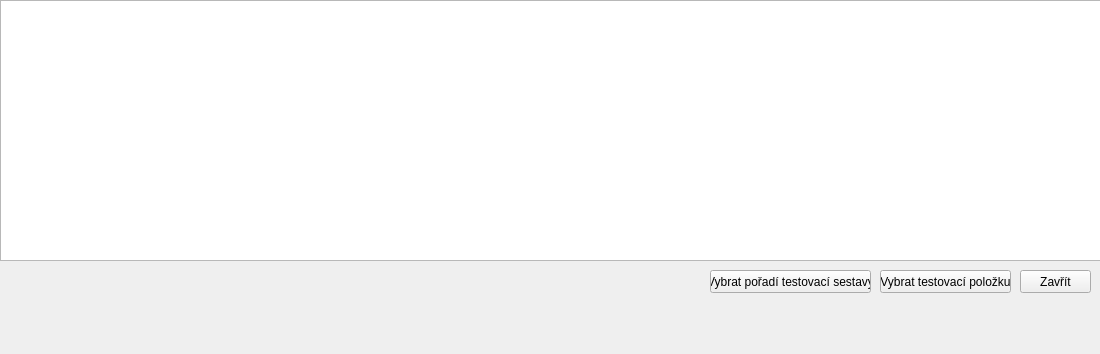
<?xml version="1.0" encoding="UTF-8"?>
<ui version="4.0">
 <class>TestItemSelection</class>
 <widget class="QWidget" name="TestItemSelection">
  <property name="geometry">
   <rect>
    <x>0</x>
    <y>0</y>
    <width>1100</width>
    <height>354</height>
   </rect>
  </property>
  <property name="windowTitle">
   <string>Form</string>
  </property>
  <widget class="QTableView" name="tableView_test_item_selection">
   <property name="geometry">
    <rect>
     <x>0</x>
     <y>0</y>
     <width>1101</width>
     <height>261</height>
    </rect>
   </property>
  </widget>
  <widget class="QPushButton" name="pushButton_test_item_select">
   <property name="geometry">
    <rect>
     <x>880</x>
     <y>270</y>
     <width>131</width>
     <height>23</height>
    </rect>
   </property>
   <property name="text">
    <string>Vybrat testovací položku</string>
   </property>
  </widget>
  <widget class="QPushButton" name="pushButton_export_close">
   <property name="geometry">
    <rect>
     <x>1020</x>
     <y>270</y>
     <width>71</width>
     <height>23</height>
    </rect>
   </property>
   <property name="text">
    <string>Zavřít</string>
   </property>
  </widget>
  <widget class="QPushButton" name="pushButton_test_arrangement_select">
   <property name="geometry">
    <rect>
     <x>710</x>
     <y>270</y>
     <width>161</width>
     <height>23</height>
    </rect>
   </property>
   <property name="text">
    <string>Vybrat pořadí testovací sestavy</string>
   </property>
  </widget>
 </widget>
 <resources/>
 <connections>
  <connection>
   <sender>pushButton_export_close</sender>
   <signal>clicked()</signal>
   <receiver>TestItemSelection</receiver>
   <slot>close()</slot>
   <hints>
    <hint type="sourcelabel">
     <x>1044</x>
     <y>279</y>
    </hint>
    <hint type="destinationlabel">
     <x>1035</x>
     <y>310</y>
    </hint>
   </hints>
  </connection>
 </connections>
</ui>
